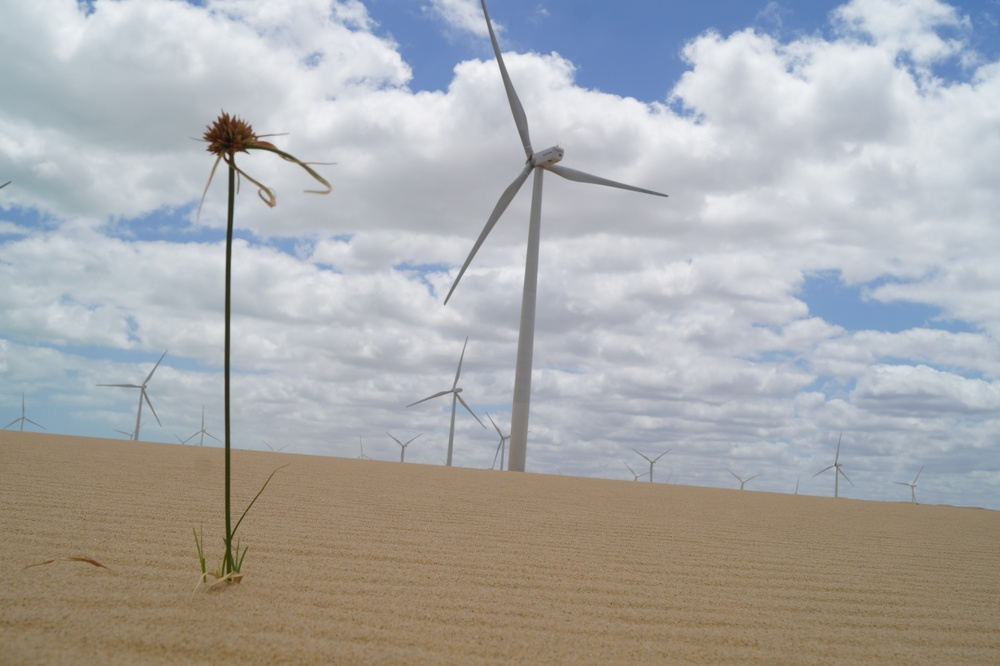
//> input picture src/img/eolica.jpg, 1000 x 666 px, shrunk from 5456 x 3632 before the run
$ ./homomorphic img/eolica.jpg   (built with g++ and OpenCV 4)
//> lines starting //> are read from the running program, lines starting //| are printed output that depends on the picture
#include <iostream>
#include <opencv2/opencv.hpp>
#include <opencv2/imgproc/imgproc.hpp>

#define RADIUS 100

using namespace cv;
using namespace std;

float gl = 0;
int gl_slider = 0;
int gl_slider_max = 100;

float gh = 0;
int gh_slider = 50;
int gh_slider_max = 100;

float d0 = 0;
int d0_slider = 50;
int d0_slider_max = 100;

float c = 0;
int c_slider = 5;
int c_slider_max = 100;

char TrackbarName[50];

Mat imaginaryInput, complexImage, multsp;
Mat padded, filter, mag;
Mat_<float> realInput, zeros;
vector<Mat> planos;

// valor do ruido
float mean;

// guarda tecla capturada
char key;
Mat image, imagegray, tmp;
// valores ideais dos tamanhos da imagem
// para calculo da DFT
int dft_M, dft_N;

char *filename;

// troca os quadrantes da imagem da DFT
void deslocaDFT(Mat& image ){
    Mat tmp2, A, B, C, D;

    // se a imagem tiver tamanho impar, recorta a regiao para
    // evitar cópias de tamanho desigual
    image = image(Rect(0, 0, image.cols & -2, image.rows & -2));
    int cx = image.cols/2;
    int cy = image.rows/2;

    // reorganiza os quadrantes da transformada
    // A B   ->  D C
    // C D       B A
    A = image(Rect(0, 0, cx, cy));
    B = image(Rect(cx, 0, cx, cy));
    C = image(Rect(0, cy, cx, cy));
    D = image(Rect(cx, cy, cx, cy));

    // A <-> D
    A.copyTo(tmp2);  D.copyTo(A);  tmp2.copyTo(D);

    // C <-> B
    C.copyTo(tmp2);  B.copyTo(C);  tmp2.copyTo(B);
}

void on_trackbar_homomorphic(int, void*) {
    gl = (float) gl_slider / 100.0;
    gh = (float) gh_slider / 100.0;
    d0 = 25.0 * d0_slider / 100.0;
    c  = (float) c_slider  / 100.0;

    cout << "gl = " << gl << endl;
    cout << "gh = " << gh << endl;
    cout << "d0 = " << d0 << endl;
    cout << "c = "  << c  << endl;

    image = imread(filename);
    cvtColor(image, imagegray, CV_BGR2GRAY);
    imshow("original", imagegray);

    // realiza o padding da imagem
    copyMakeBorder(imagegray, padded, 0,
                   dft_M - image.rows, 0,
                   dft_N - image.cols,
                   BORDER_CONSTANT, Scalar::all(0));

    // limpa o array de matrizes que vao compor a
    // imagem complexa
    planos.clear();
    // cria a compoente real
    realInput = Mat_<float>(padded);
    // insere as duas componentes no array de matrizes
    planos.push_back(realInput);
    planos.push_back(zeros);

    // combina o array de matrizes em uma unica
    // componente complexa
    merge(planos, complexImage);

    // calcula o dft
    dft(complexImage, complexImage);

    // realiza a troca de quadrantes
    deslocaDFT(complexImage);

    // filtro homomorfico
	for(int i=0; i < tmp.rows; i++){
		for(int j=0; j < tmp.cols; j++){
			float d2 = (i-dft_M/2)*(i-dft_M/2)+(j-dft_N/2)*(j-dft_N/2);
            //cout << "d2 = " << d2 << endl;
			tmp.at<float> (i,j) = (gh-gl)*(1.0 - (float)exp(-(c*d2/(d0*d0)))) + gl;
		}
	}

    // cria a matriz com as componentes do filtro e junta
    // ambas em uma matriz multicanal complexa
    Mat comps[]= {tmp, tmp};
    merge(comps, 2, filter);

    // aplica o filtro frequencial
    mulSpectrums(complexImage,filter,complexImage,0);

    // troca novamente os quadrantes
    deslocaDFT(complexImage);

    // calcula a DFT inversa
    idft(complexImage, complexImage);

    // limpa o array de planos
    planos.clear();

    // separa as partes real e imaginaria da
    // imagem filtrada
    split(complexImage, planos);

    // normaliza a parte real para exibicao
    normalize(planos[0], planos[0], 0, 1, CV_MINMAX);
    imshow("filtrada", planos[0]);

}

int main(int argc, char** argv){

    namedWindow("original", WINDOW_NORMAL);
    namedWindow("filtrada", WINDOW_NORMAL);

    if (argc != 2) {
        cerr << "Usage: " << argv[0] << " <img_path>" << endl;
        return 1;
    }

    filename = argv[1];
    image = imread(filename);
//> image is the input picture: 666 rows x 1000 cols, CV_8UC3; mean B, G, R 170, 169.8, 169.6

    // identifica os tamanhos otimos para
    // calculo do FFT
    dft_M = getOptimalDFTSize(image.rows);
//> dft_M = 675
    dft_N = getOptimalDFTSize(image.cols);
//> dft_N = 1000

    // realiza o padding da imagem
    copyMakeBorder(image, padded, 0,
                   dft_M - image.rows, 0,
                   dft_N - image.cols,
                   BORDER_CONSTANT, Scalar::all(0));
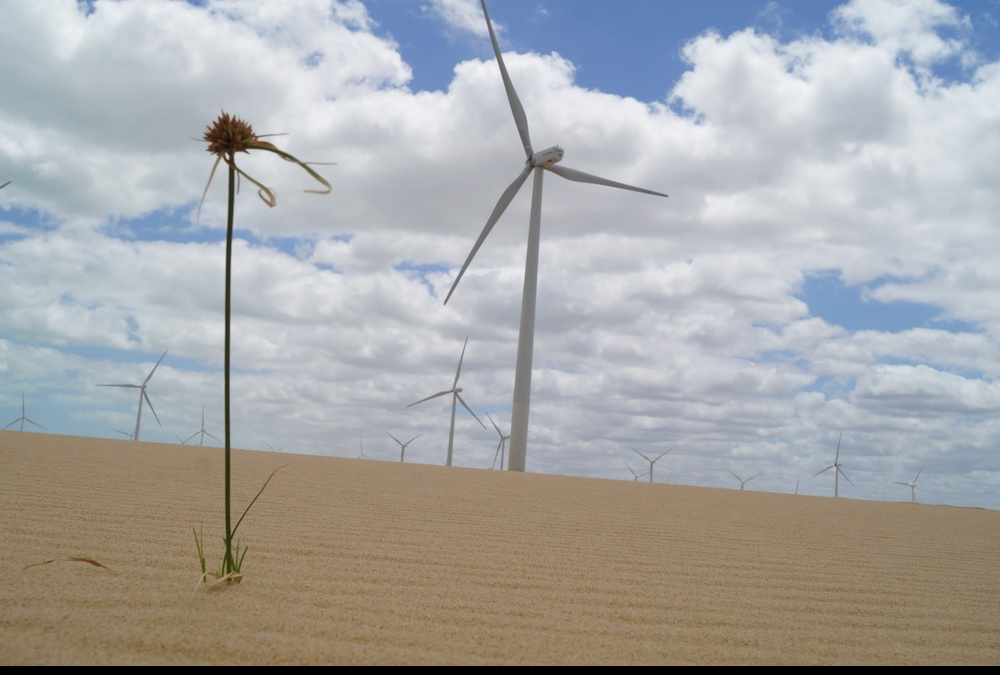
//> padded: 675 rows x 1000 cols, CV_8UC3; mean B, G, R 167.8, 167.5, 167.3

    // parte imaginaria da matriz complexa (preenchida com zeros)
    zeros = Mat_<float>::zeros(padded.size());

    // prepara a matriz complexa para ser preenchida
    complexImage = Mat(padded.size(), CV_32FC2, Scalar(0));

    // a função de transferência (filtro frequencial) deve ter o
    // mesmo tamanho e tipo da matriz complexa
    filter = complexImage.clone();

    // cria uma matriz temporária para criar as componentes real
    // e imaginaria do filtro ideal
    tmp = Mat(dft_M, dft_N, CV_32F);


    // Inicializar trackbars
	sprintf( TrackbarName, "gamma_l" );
	createTrackbar( TrackbarName, "filtrada",
					&gl_slider,
					gl_slider_max,
					on_trackbar_homomorphic );

	sprintf( TrackbarName, "gamma_h" );
	createTrackbar( TrackbarName, "filtrada",
					&gh_slider,
					gh_slider_max,
					on_trackbar_homomorphic );

    sprintf( TrackbarName, "d_zero" );
	createTrackbar( TrackbarName, "filtrada",
					&d0_slider,
					d0_slider_max,
					on_trackbar_homomorphic );

    sprintf( TrackbarName, "c" );
	createTrackbar( TrackbarName, "filtrada",
					&c_slider,
					c_slider_max,
					on_trackbar_homomorphic );

    on_trackbar_homomorphic(100, NULL);
//> in on_trackbar_homomorphic, `cvtColor(image, imagegray, CV_BGR2GRAY);`:
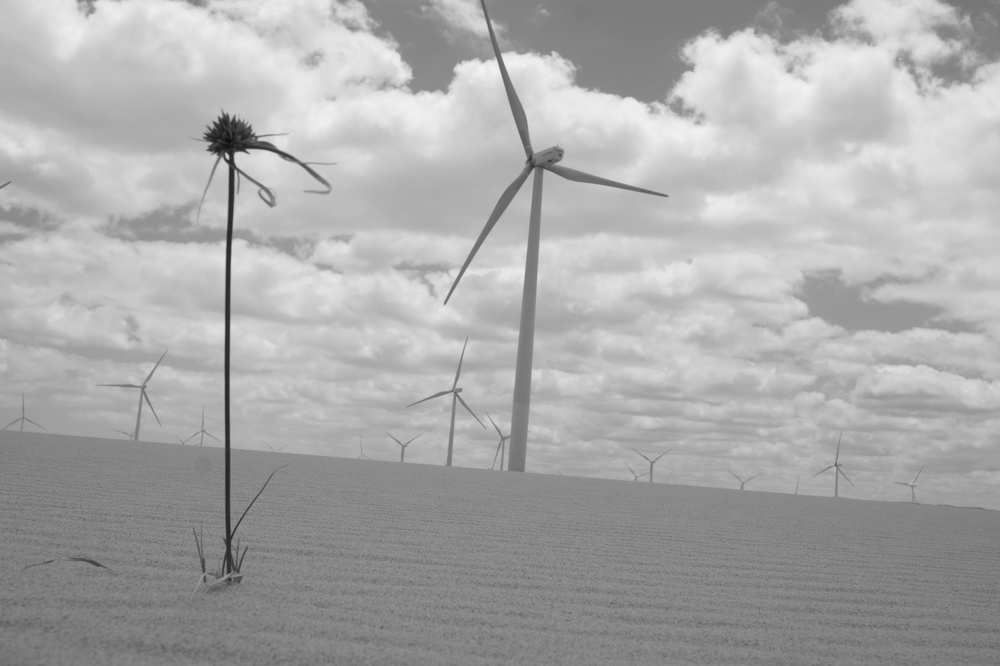
//> imagegray: 666 rows x 1000 cols, CV_8UC1; min 14, max 242, mean 169.7
//> in on_trackbar_homomorphic, `copyMakeBorder(imagegray, padded, 0, dft_M - image.rows, 0, dft_N - im..`:
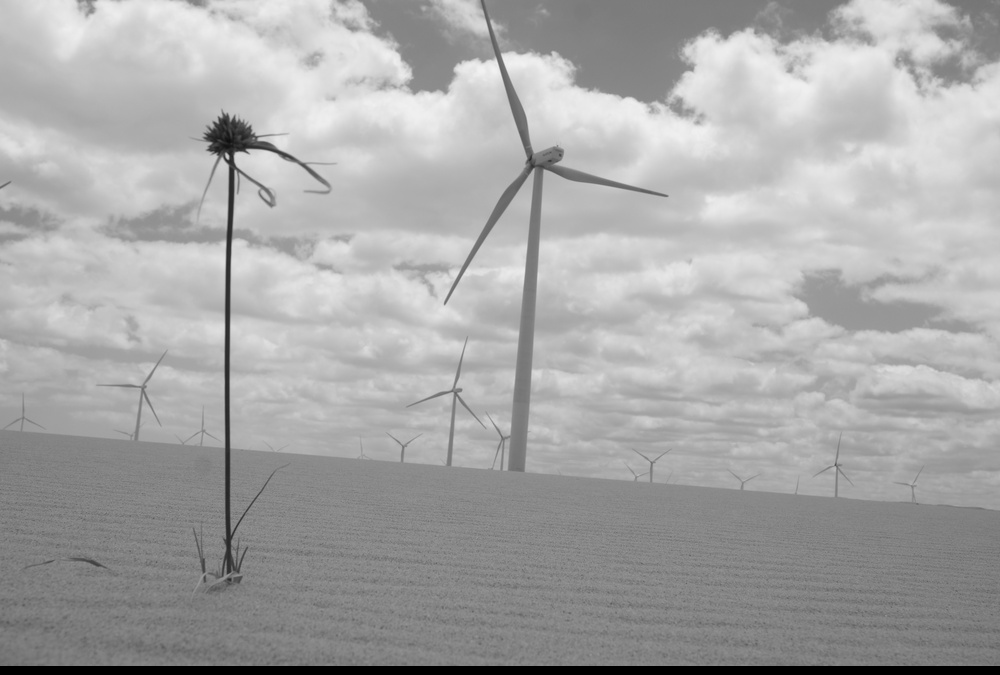
//> padded: 675 rows x 1000 cols, CV_8UC1; min 0, max 242, mean 167.5
//> in on_trackbar_homomorphic, `planos.push_back(zeros);`: planos[1]: 675 rows x 1000 cols, CV_32FC1; every value is 0
//> after the loop in on_trackbar_homomorphic, `for(int i=0; i < tmp.rows; i++)`:
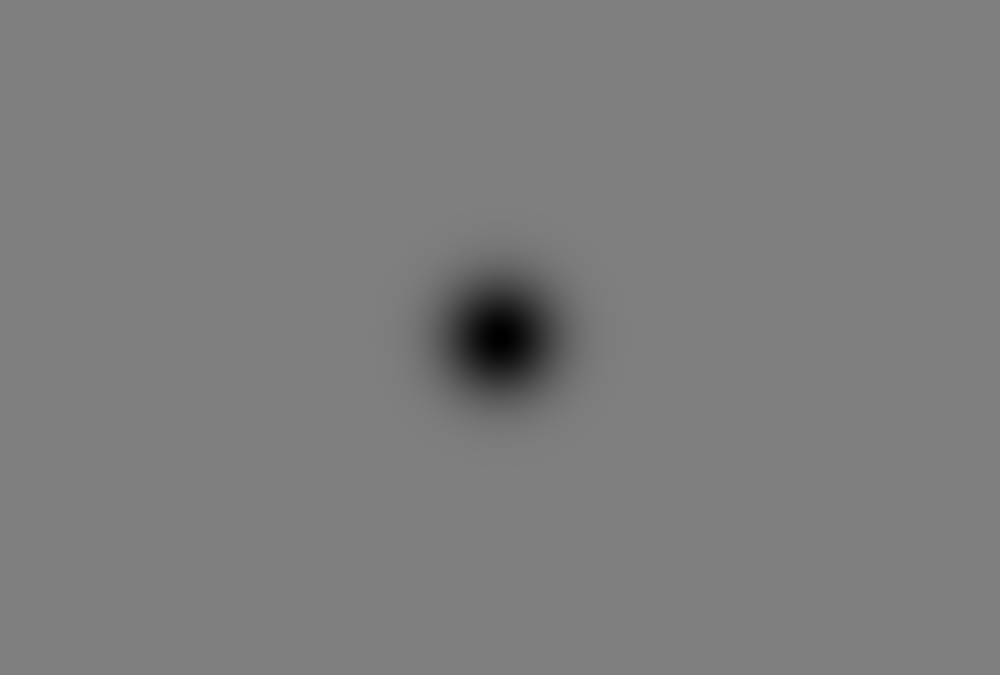
//> tmp: 675 rows x 1000 cols, CV_32FC1; min 0, max 0.5, mean 0.493
//> (the run ends here: the program stops with an error, at `mulSpectrums(complexImage,filter,complexImage,0);`)

$ run again, on src/img/biel_iluminado.png
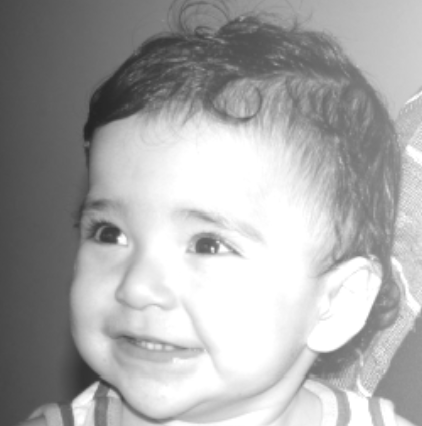
//> input picture src/img/biel_iluminado.png, 422 x 426 px
//> image is the input picture: 426 rows x 422 cols, CV_8UC3; min 36, max 255, mean 168.4
//> after the loop in on_trackbar_homomorphic, `for(int i=0; i < tmp.rows; i++)`:
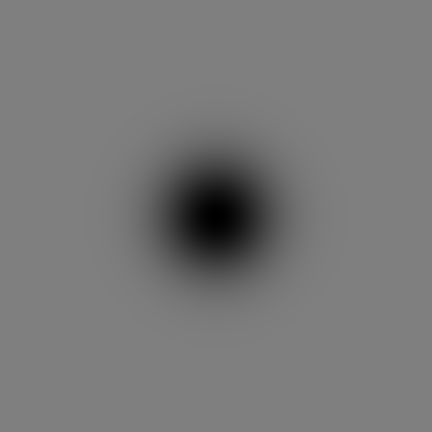
//> tmp: 432 rows x 432 cols, CV_32FC1; min 0, max 0.5, mean 0.474
//> in on_trackbar_homomorphic, `split(complexImage, planos);`:
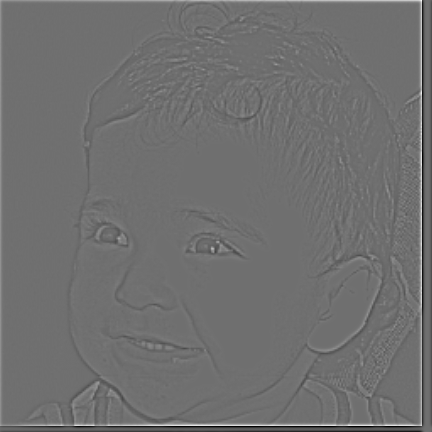
//> planos[0]: 432 rows x 432 cols, CV_32FC1; min -9180210, max 11748126, mean 0; drawn with min black and max white
